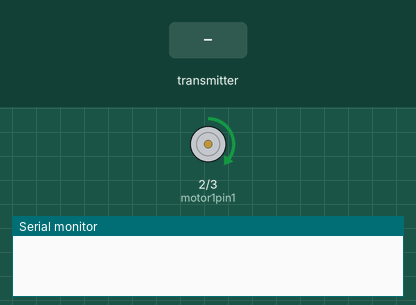
Recording of a sketch running on a simulated Arduino Uno, built with avr-gcc and run on an emulated ATmega328P. Parts: motor-driver pin pairs drawn as motors (green arrow = first pin HIGH = forward, orange = second pin HIGH = backward, longer = more drive, scaled by the enable pin), the last lines printed to the serial monitor. The test bench sets the inputs (shaded band). No radio packets arrive unless stated.

Above: at 6.8 s.
6.9 s: the transmitter starts sending data = 256
At 9.3 s:
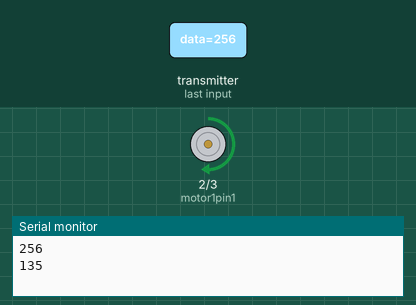
14.5 s: the transmitter starts sending data = 1023
At 15.7 s:
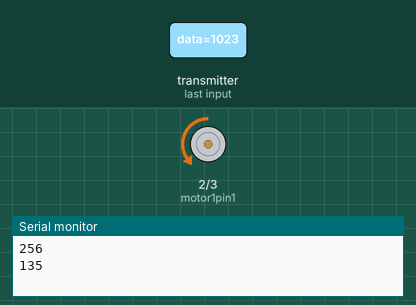
Timing chart, 0 to 27.5 s (numbered marks = the images above; inputs shaded):
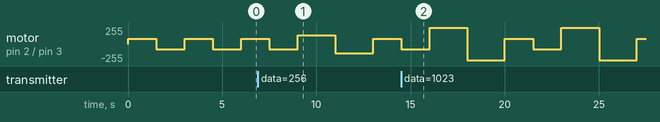

The sketch:

receiveCO2_motor.ino
```cpp
#include <SPI.h>
#include <nRF24L01.h>
#include <RF24.h>
RF24 radio(9,10);
#define ENA 6
const byte address[6] = "00001";
int motor1pin1 = 2;
int motor1pin2 = 3;
void setup() {
   Serial.begin(9600);
   pinMode(motor1pin1,OUTPUT);
   pinMode(motor1pin2,OUTPUT);

   radio.begin();
   radio.openReadingPipe(0,address);
   radio.setPALevel(RF24_PA_MIN);
   radio.startListening();
}

void loop() {

   analogWrite(ENA,80);
     digitalWrite(motor1pin1, HIGH);
     digitalWrite(motor1pin2, LOW);
     delay(1500);

     digitalWrite(motor1pin1, LOW);
     digitalWrite(motor1pin2, HIGH);
     delay(1500);


  if(radio.available()){
    int data = 0;
    radio.read(&data,sizeof(data));

    int spee = map(data,1,1000,100,240);
    Serial.println(data);
    Serial.println(spee);
     analogWrite(ENA,spee);

     digitalWrite(motor1pin1, HIGH);
     digitalWrite(motor1pin2, LOW);
     delay(2000);

     digitalWrite(motor1pin1, LOW);
     digitalWrite(motor1pin2, HIGH);
     delay(2000);
  }
}
```
